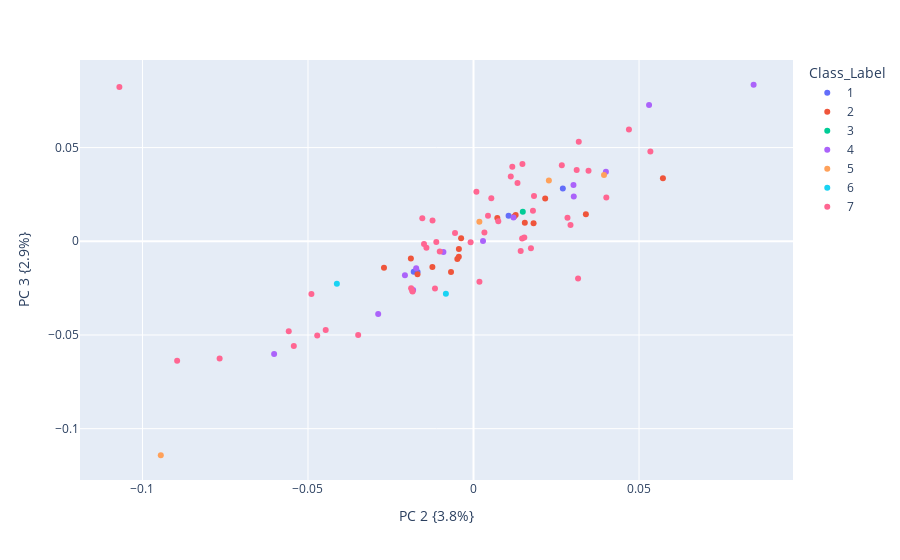

Write notebook code for a chart like this one.
### Code cell
#plot PCA
#Take out the PCA components into a Dataframe
dfpca=pd.DataFrame(pca.components_)
#Append the Class Label column from original data set to it
label=df['Class_Label']
dfpca['Class_Label']=label
dfpca['Class_Label']=dfpca['Class_Label'].apply(str)
#Plot PCA 1 and PCA 2

fig=px.scatter(dfpca,x=1,y=2,color='Class_Label',labels={'1':"PC 2 {3.8%}" ,'2':"PC 3 {2.9%}"})
fig.show()
fig.write_image("images/PCA23.svg")

### Figure 1 — Plotly figure (JSON) as saved in the notebook; plotly's stock layout.template omitted (floating-point values rounded to 4 significant figures)
{"data": [{"hovertemplate": "Class_Label=1<br>PC 2 {3.8%}=%{x}<br>PC 3 {2.9%}=%{y}<extra></extra>", "legendgroup": "1", "marker": {"color": "#636efa", "symbol": "circle"}, "mode": "markers", "name": "1", "orientation": "v", "showlegend": true, "type": "scatter", "x": [0.02698, -0.0169, -0.01807, 0.01059], "xaxis": "x", "y": [0.02822, -0.01646, -0.01632, 0.01366], "yaxis": "y"}, {"hovertemplate": "Class_Label=2<br>PC 2 {3.8%}=%{x}<br>PC 3 {2.9%}=%{y}<extra></extra>", "legendgroup": "2", "marker": {"color": "#EF553B", "symbol": "circle"}, "mode": "markers", "name": "2", "orientation": "v", "showlegend": true, "type": "scatter", "x": [0.02165, -0.01242, 0.03394, -0.01692, -0.02704, 0.05721, -0.003744, 0.01549, -0.004414, 0.007191, -0.004439, 0.01273, -0.004884, 0.01229, -0.01892, -0.006792, 0.01814], "xaxis": "x", "y": [0.02283, -0.01378, 0.01448, -0.0176, -0.01413, 0.03364, 0.001608, 0.009896, -0.004081, 0.01241, -0.008215, 0.01398, -0.00941, 0.01328, -0.009165, -0.01643, 0.009611], "yaxis": "y"}, {"hovertemplate": "Class_Label=3<br>PC 2 {3.8%}=%{x}<br>PC 3 {2.9%}=%{y}<extra></extra>", "legendgroup": "3", "marker": {"color": "#00cc96", "symbol": "circle"}, "mode": "markers", "name": "3", "orientation": "v", "showlegend": true, "type": "scatter", "x": [0.01489], "xaxis": "x", "y": [0.01577], "yaxis": "y"}, {"hovertemplate": "Class_Label=4<br>PC 2 {3.8%}=%{x}<br>PC 3 {2.9%}=%{y}<extra></extra>", "legendgroup": "4", "marker": {"color": "#ab63fa", "symbol": "circle"}, "mode": "markers", "name": "4", "orientation": "v", "showlegend": true, "type": "scatter", "x": [-0.0288, 0.01207, -0.01824, -0.02071, 0.04, -0.01732, -0.009089, 0.03019, 0.05303, 0.03029, -0.06023, 0.00287, 0.0846], "xaxis": "x", "y": [-0.03881, 0.01267, -0.02599, -0.01813, 0.03712, -0.01442, -0.005671, 0.03002, 0.07273, 0.02393, -0.06016, 0.0001966, 0.08352], "yaxis": "y"}, {"hovertemplate": "Class_Label=5<br>PC 2 {3.8%}=%{x}<br>PC 3 {2.9%}=%{y}<extra></extra>", "legendgroup": "5", "marker": {"color": "#FFA15A", "symbol": "circle"}, "mode": "markers", "name": "5", "orientation": "v", "showlegend": true, "type": "scatter", "x": [0.02276, -0.09446, 0.001772, 0.03942], "xaxis": "x", "y": [0.03244, -0.1142, 0.01042, 0.03535], "yaxis": "y"}, {"hovertemplate": "Class_Label=6<br>PC 2 {3.8%}=%{x}<br>PC 3 {2.9%}=%{y}<extra></extra>", "legendgroup": "6", "marker": {"color": "#19d3f3", "symbol": "circle"}, "mode": "markers", "name": "6", "orientation": "v", "showlegend": true, "type": "scatter", "x": [-0.04128, -0.008346], "xaxis": "x", "y": [-0.0226, -0.02794], "yaxis": "y"}, {"hovertemplate": "Class_Label=7<br>PC 2 {3.8%}=%{x}<br>PC 3 {2.9%}=%{y}<extra></extra>", "legendgroup": "7", "marker": {"color": "#FF6692", "symbol": "circle"}, "mode": "markers", "name": "7", "orientation": "v", "showlegend": true, "type": "scatter", "x": [0.01468, -0.0184, -0.04721, 0.01795, 0.01328, 0.007483, -0.03484, -0.01238, 0.01425, -0.0008748, 0.03474, 0.004375, -0.0102, 0.01477, -0.07669, -0.04465, 0.00179, 0.01827, 0.01125, -0.05581, 0.05342, 0.0008749, 0.0318, 0.02667, -0.01164, 0.04695, 0.0293, -0.08953, 0.005371, -0.005585, -0.01885, -0.05428, 0.01534, -0.01124, -0.01495, -0.04896, 0.03159, 0.003293, 0.02838, 0.01171, 0.01735, 0.04011, -0.01423, -0.01547, 0.03116, -0.0185, -0.107], "xaxis": "x", "y": [0.001432, -0.0268, -0.05034, 0.01625, 0.03107, 0.01072, -0.05001, 0.0111, -0.005174, -0.0005261, 0.03767, 0.01357, -0.005509, 0.04118, -0.06257, -0.04737, -0.02159, 0.02419, 0.03454, -0.04799, 0.04788, 0.02637, 0.05311, 0.04057, -0.02516, 0.05964, 0.008646, -0.06382, 0.02294, 0.004426, -0.02508, -0.0559, 0.001985, -0.0004382, -0.001438, -0.02814, -0.01984, 0.00463, 0.01255, 0.03982, -0.003766, 0.02336, -0.003397, 0.01226, 0.03803, -0.02645, 0.08234], "yaxis": "y"}], "layout": {"legend": {"title": {"text": "Class_Label"}, "tracegroupgap": 0}, "margin": {"t": 60}, "xaxis": {"anchor": "y", "domain": [0, 1], "title": {"text": "PC 2 {3.8%}"}}, "yaxis": {"anchor": "x", "domain": [0, 1], "title": {"text": "PC 3 {2.9%}"}}}}
